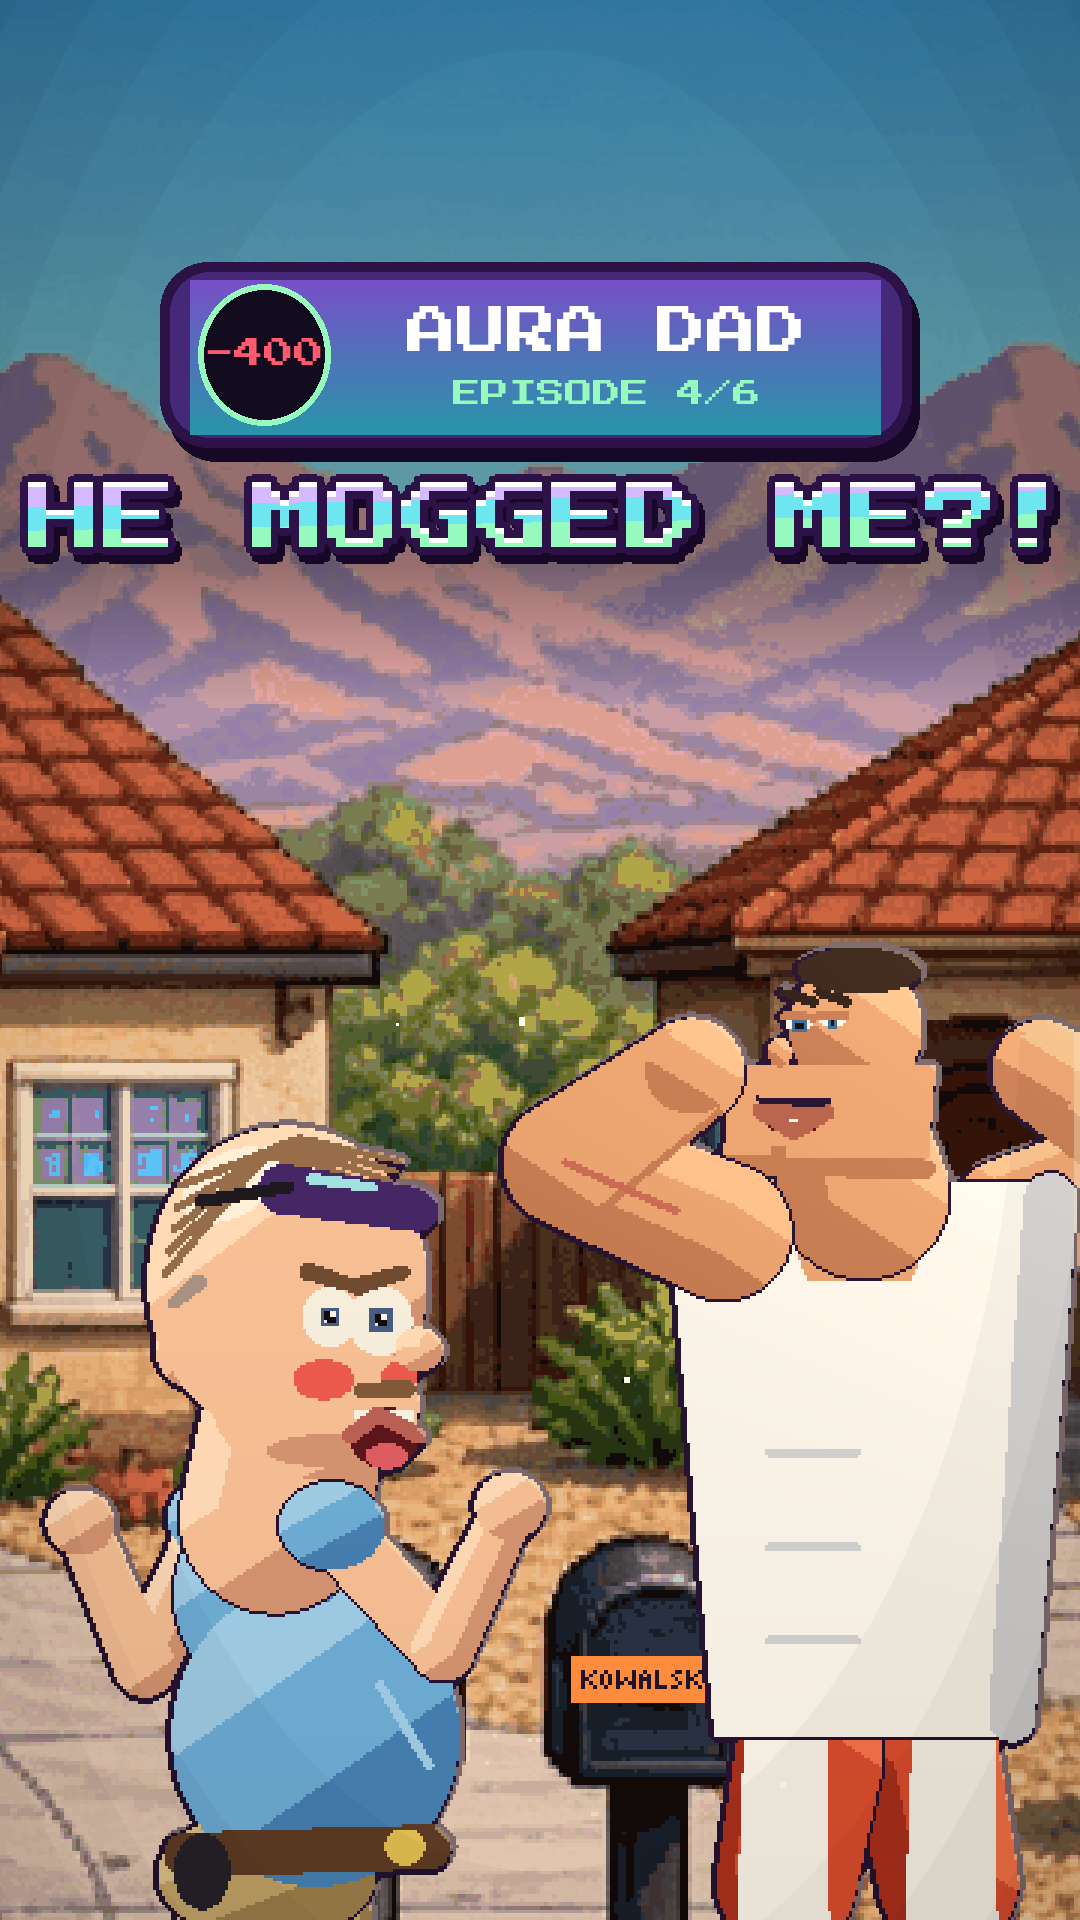

Write the Python code that produced this figure.
"""E04 cover «HE MOGGED ME?!» — tiny-headed giant Brett flexing, Doug looking up in shock. python3 cover.py"""
import sys, pathlib; sys.path.insert(0, str(pathlib.Path(__file__).resolve().parents[4] / 'engine'))
from PIL import Image
import paths as P
import ep04 as E
from stage import view_at
from props import auracast as A
from props import aurakit as K

HERE = pathlib.Path(__file__).resolve().parent


def frame(t=0.4):
    v = view_at(E.CUL, 650, 590, 1.3, 180, 760)

    def draw(CH, v_):
        E.brett_at(CH, v_, t, (E.BX, E.FY, 10.0), expr='smug', pose=A.BPOSE['flex'], lift=6.0)
        E.doug_at(CH, v_, t, (E.DX + 20, E.FY + 20, 10.4), expr='shout', pose=A.DPOSE['shout'], look=0.0, mouth_=0.8)
    return E.cul(v, t, draw)


if __name__ == '__main__':
    dst = P.series(E.TL.SLUG) / 'covers'; dst.mkdir(exist_ok=True)
    big = K.cover_make(frame(), ['HE MOGGED ME?!'], 4, out=str(HERE / 'cover.png'))
    Image.fromarray(big).save(dst / 'cover_s01e04.png')
    print(HERE / 'cover.png')
